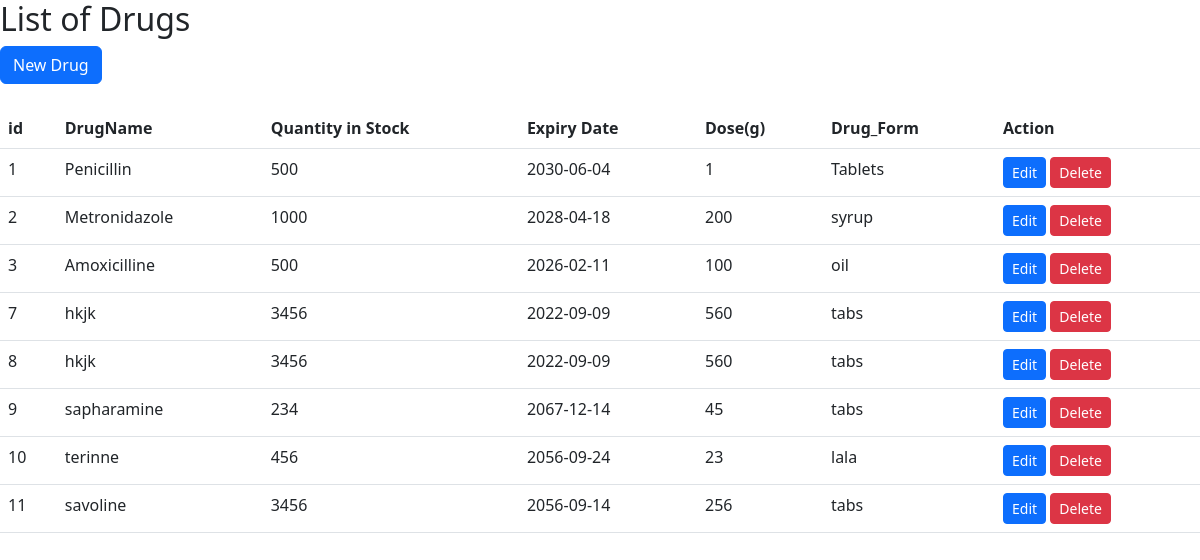
The page / on the database its author committed.
### tables this page shows
CREATE TABLE `antibiotics` (
  `id` int(14) NOT NULL,
  `DrugName` text NOT NULL,
  `Quantity_In_Stock` float NOT NULL,
  `Expiry_Date` date NOT NULL,
  `Dose` int(11) NOT NULL,
  `Drug_Form` text NOT NULL
);

### index.php (the view, shortened to what this page needs)
<!DOCTYPE html>
<html lang="en">
<head>
    <link rel="stylesheet" href="https://cdn.jsdelivr.net/npm/bootstrap@5.3.0-alpha3/dist/css/bootstrap.min.css">
</head>
<body>
  <div class="cont">
    <h2> List of Drugs</h2>
      <a class="btn btn-primary" href="create.php" role="button">New Drug</a><br><br>
       <table class="table">
           <thead>
           <tr>
               <th>id</th>
               <th> DrugName</th>
               <th> Quantity in Stock</th>
               <th> Expiry Date</th>
               <th> Dose(g)</th>
               <th> Drug_Form</th>
               <th>Action</th>
           </tr>
           </thead>
           <tbody>
           <?php
           $servername="localhost";
           $username="root";
           $password ="";
           $dbname = "pharmacy";
           $connection =  new mysqli($servername,$username,$password,$dbname);
           $sql = "SELECT * FROM antibiotics";
           $result = $connection->query($sql);
            while ($row = $result->fetch_assoc()) {
                echo "
                <tr>
               <td>$row[id]</td>
               <td>$row[DrugName]</td>
               <td>$row[Quantity_In_Stock]</td>
               <td>$row[Expiry_Date]</td>
               <td>$row[Dose]</td>
               <td>$row[Drug_Form]</td>
               <td>
<a class='btn btn-primary btn-sm' href='edit.php?id=$row[id]'>Edit</a>
<a class='btn btn-danger btn-sm' href='delete.php?id=$row[id]'>Delete</a>
               </td>
           </tr>
                ";
            }
           ?>
           </tbody>
       </table>
  </div>
</body>
</html>

### rows shown on the page
antibiotics: id "1", DrugName "Penicillin", Quantity_In_Stock "500", Expiry_Date "2030-06-04", Dose "1", Drug_Form "Tablets"
antibiotics: id "2", DrugName "Metronidazole", Quantity_In_Stock "1000", Expiry_Date "2028-04-18", Dose "200", Drug_Form "syrup"
antibiotics: id "3", DrugName "Amoxicilline", Quantity_In_Stock "500", Expiry_Date "2026-02-11", Dose "100", Drug_Form "oil"
antibiotics: id "7", DrugName "hkjk", Quantity_In_Stock "3456", Expiry_Date "2022-09-09", Dose "560", Drug_Form "tabs"
antibiotics: id "8", DrugName "hkjk", Quantity_In_Stock "3456", Expiry_Date "2022-09-09", Dose "560", Drug_Form "tabs"
antibiotics: id "9", DrugName "sapharamine", Quantity_In_Stock "234", Expiry_Date "2067-12-14", Dose "45", Drug_Form "tabs"
antibiotics: id "10", DrugName "terinne", Quantity_In_Stock "456", Expiry_Date "2056-09-24", Dose "23", Drug_Form "lala"
antibiotics: id "11", DrugName "savoline", Quantity_In_Stock "3456", Expiry_Date "2056-09-14", Dose "256", Drug_Form "tabs"
